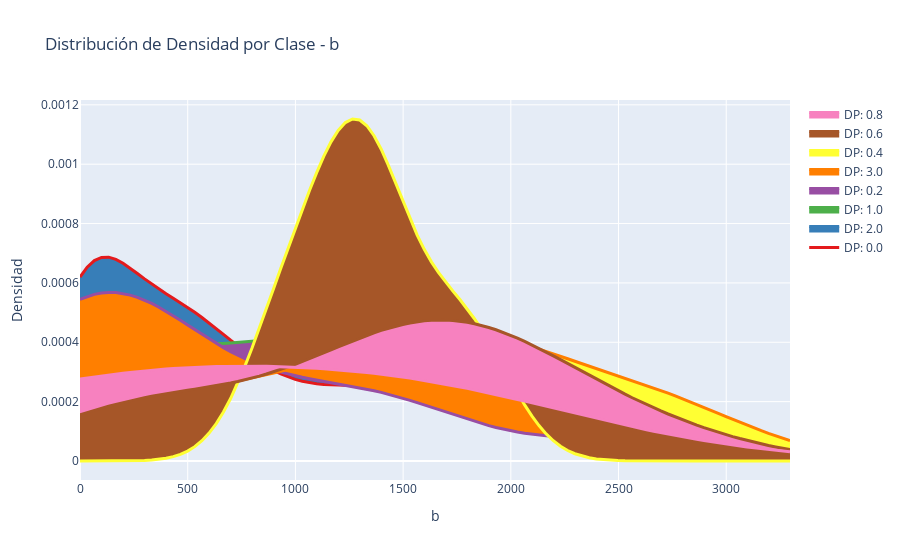

The code cell stored with this chart in its notebook:
### Markdown cell above
### 3.5 Densidad

### Code cell
visualization.plot_interactive_density_multiclass(datos_imputados, column= 'b', class_column='DP')
